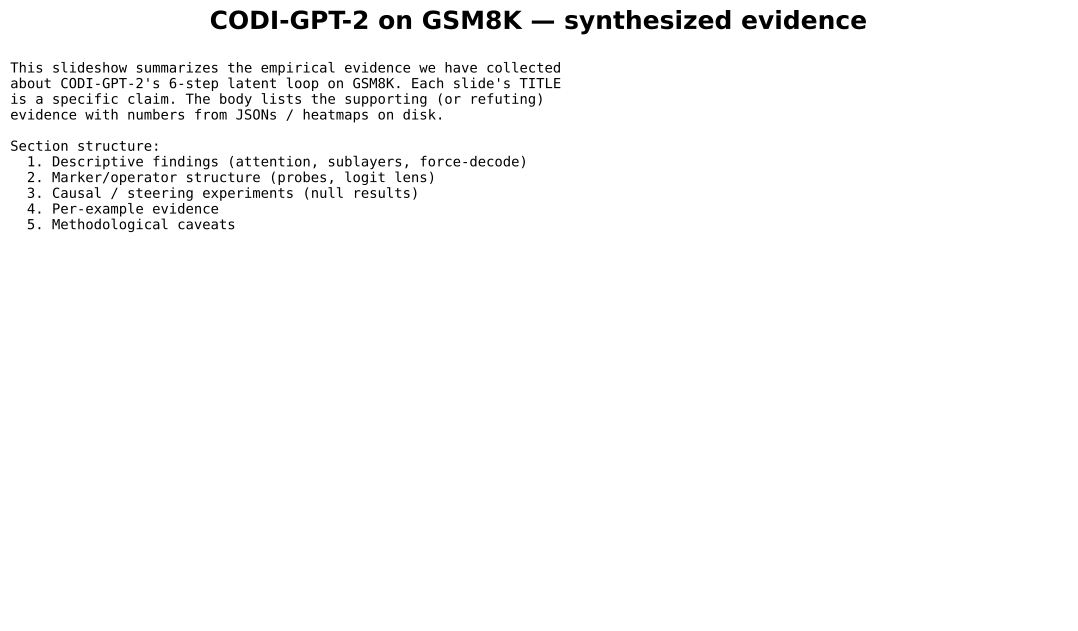

Recreate this plot in Python.
"""Comprehensive evidence slideshow for CODI-GPT-2 on GSM8K.

One claim per slide title. Slides include the supporting evidence in text +
embedded image references to existing PDFs. All numbers come from JSON/NPZ
files already on disk.

Output: gpt2-gsm8k/evidence_slideshow_gsm8k.pdf
"""
from __future__ import annotations

import json, re
from pathlib import Path

import matplotlib.pyplot as plt
import numpy as np
from matplotlib.backends.backend_pdf import PdfPages

PD = Path(__file__).resolve().parent
REPO = Path(__file__).resolve().parents[2]
CP = REPO / "experiments" / "computation_probes"
OPER = PD / "operator-probe"

OUT_PDF = PD / "evidence_slideshow_gsm8k.pdf"


def load(p):
    try: return json.load(open(p))
    except: return None


def slide(pdf, title, body_text, figsize=(11.5, 6.5), title_fs=15, body_fs=10):
    fig = plt.figure(figsize=figsize)
    fig.suptitle(title, fontsize=title_fs, fontweight="bold")
    ax = fig.add_axes([0.04, 0.04, 0.92, 0.86]); ax.axis("off")
    ax.text(0, 1, body_text, va="top", ha="left",
            family="monospace", fontsize=body_fs, transform=ax.transAxes)
    pdf.savefig(fig, bbox_inches="tight"); plt.close(fig)


def fig_slide(pdf, title, fig):
    fig.suptitle(title, fontsize=14, fontweight="bold")
    fig.tight_layout(rect=(0, 0, 1, 0.95))
    pdf.savefig(fig, bbox_inches="tight"); plt.close(fig)


def main():
    # ---- Load data ----
    flow = np.load(CP / "flow_map_gsm8k.npz")
    flow_meta = load(CP / "flow_map_gsm8k_meta.json")
    fdec = load(CP / "force_decode_per_step_gsm8k.json")
    ll = load(CP / "logit_lens_gsm8k.json")
    zm = load(PD / "correctness-analysis" / "zero_mean_per_cell_gsm8k.json")
    mop = load(OPER / "multi_op_probe_gsm8k.json")
    mop_shuf = load(OPER / "multi_op_probe_shuffle_gsm8k.json")
    mop_refined = load(OPER / "multi_op_probe_refined_gsm8k.json")
    mop_evenodd = load(OPER / "multi_op_probe_evenodd_gsm8k.json")
    transitions = load(PD / "step_transitions_gsm8k.json")
    chain_emerge = load(PD / "chain_emergence_gsm8k.json")
    attn_num = load(PD / "correctness-analysis" / "attn_to_numbers_gsm8k.json")
    walk = load(PD / "per_example_walkthrough_gsm8k.json")

    ATTN = flow["mean_attn"]
    ATTN_NORM = flow["mean_attn_norm"]
    MLP_NORM = flow["mean_mlp_norm"]
    CLASS_NAMES = flow_meta["class_names"]
    N_LAT = flow_meta["N_latent_steps"]
    N_LAYERS = flow_meta["N_layers"]

    with PdfPages(OUT_PDF) as pdf:
        # ============================================================
        # Title slide
        # ============================================================
        slide(pdf, "CODI-GPT-2 on GSM8K — synthesized evidence",
              ("This slideshow summarizes the empirical evidence we have collected\n"
               "about CODI-GPT-2's 6-step latent loop on GSM8K. Each slide's TITLE\n"
               "is a specific claim. The body lists the supporting (or refuting)\n"
               "evidence with numbers from JSONs / heatmaps on disk.\n\n"
               "Section structure:\n"
               "  1. Descriptive findings (attention, sublayers, force-decode)\n"
               "  2. Marker/operator structure (probes, logit lens)\n"
               "  3. Causal / steering experiments (null results)\n"
               "  4. Per-example evidence\n"
               "  5. Methodological caveats\n"),
              title_fs=18)

        # ============================================================
        # SECTION 1: Descriptive findings
        # ============================================================
        slide(pdf, "Section 1: Descriptive findings — what the loop does",
              "Q1: Are some steps more important than others?\n"
              "Q2: What does each step read from?\n"
              "Q3: What sublayer (attn vs MLP) does the structural work?\n",
              title_fs=15)

        # --- Claim 1.1 ---
        N = fdec["N"]
        acc_per_step = [sum(c) / N for c in fdec["correct_per_step"]]
        body = (f"Force-decode acc per latent step (N={N}):\n"
                f"  step 1: {acc_per_step[0]*100:.1f}%\n"
                f"  step 2: {acc_per_step[1]*100:.1f}%  ← regresses\n"
                f"  step 3: {acc_per_step[2]*100:.1f}%  ← +{(acc_per_step[2]-acc_per_step[1])*100:.1f}pp jump\n"
                f"  step 4: {acc_per_step[3]*100:.1f}%  ← flat\n"
                f"  step 5: {acc_per_step[4]*100:.1f}%  ← +{(acc_per_step[4]-acc_per_step[3])*100:.1f}pp jump\n"
                f"  step 6: {acc_per_step[5]*100:.1f}%\n\n"
                "Evidence sources:\n"
                "  - force_decode_per_step_gsm8k.json\n"
                "  - step_transitions_gsm8k.pdf\n")
        if transitions:
            body += "\nPer-example w→r / r→w transitions (per consecutive step):\n"
            body += f"  {'':<10} {'w→r':>5} {'r→w':>5} {'net':>5}\n"
            for r in transitions["transitions"]:
                body += f"  {r['from']}→{r['to']:<8} {r['wr']:>5} {r['rw']:>5} {r['net']:>+5}\n"
        slide(pdf, "Claim 1.1: Step importance is non-uniform; biggest gains at step 3 and step 5",
              body)

        # --- Claim 1.2: regress-then-recover ---
        body = ("Step 1→2 is a NET REGRESSION (−30): 126 problems CORRECT at step 1 become WRONG at step 2.\n"
                "Step 2→3 then RESCUES 219 problems (only loses 37): the biggest single-step net (+182).\n\n"
                "Interpretation: step 2 commits a raw guess into the residual that, when force-decoded,\n"
                "produces a worse emit than step 1's question-only state. Step 3 then 'synthesizes'\n"
                "by reading step 2's commit back through attention to L2 and packaging it into a coherent\n"
                "chain structure that the LM head can decode correctly.\n\n"
                "Step 4→5 shows the same shape (−31 r→w, +87 w→r, net +56) for marker 2's compute-and-synth.\n")
        slide(pdf, "Claim 1.2: The 'commit-then-synthesize' rhythm: step 2 regresses, step 3 rescues",
              body)

        # --- Claim 1.3: attention shares ---
        attn_avg = ATTN[0, :N_LAT].mean(axis=(1, 2))
        body = "Per-step attention shares (avg over heads × layers):\n\n"
        body += f"  {'step':<5} " + "  ".join(f"{c:<5}" for c in ["Q","BOT","L1","L2","L3","L4","L5","L6"]) + "\n"
        for s in range(N_LAT):
            row = [f"{attn_avg[s, CLASS_NAMES.index(c)]:.2f}"
                   for c in ["Q","BOT","L1","L2","L3","L4","L5","L6"]]
            body += f"  step{s+1} " + "  ".join(f"{r:<5}" for r in row) + "\n"
        body += ("\n  72-91% of attention at every latent step goes back to the QUESTION tokens.\n"
                 "  Latent-to-latent attention is only 7-25% total per step.\n"
                 "  Implication: CODI's latent loop is mostly question re-encoding,\n"
                 "  not stepwise computation building on prior latent states.\n")
        slide(pdf, "Claim 1.3: 72-91% of every step's attention goes back to the question (not prior latents)",
              body)

        # --- Claim 1.4: chaining via L_{k-1} ---
        body = ("Where the latent-to-latent attention DOES happen, it concentrates on the immediate prior:\n\n"
                f"  step 3 → L2 (immediate prior of step 3): {attn_avg[2, CLASS_NAMES.index('L2')]:.2f} (13%)\n"
                f"  step 5 → L4 (immediate prior of step 5): {attn_avg[4, CLASS_NAMES.index('L4')]:.2f} (12%)\n\n"
                "Step 1, 2, 4, 6 have ≤7% to ANY prior latent. The two big 'reads' coincide with\n"
                "the +14pp accuracy jump at step 3 and the +4pp jump at step 5.\n\n"
                "This is the strongest descriptive evidence for a chained two-step rhythm:\n"
                "  even step: commit (big MLP write to residual)\n"
                "  odd step: read back (~13% attention to L_{k-1}) + close marker\n")
        slide(pdf, "Claim 1.4: Step 3 reads from L2 (13%) and step 5 reads from L4 (12%) — the chaining attention",
              body)

        # --- Claim 1.5: block norms ---
        attn_norms = ATTN_NORM[0, :N_LAT].sum(axis=-1)
        mlp_norms = MLP_NORM[0, :N_LAT].sum(axis=-1)
        body = "Sum over layers of mean block-output norms per step:\n\n"
        body += f"  {'step':<5} {'‖attn‖':<9} {'‖MLP‖':<9}\n"
        for s in range(N_LAT):
            mark = "  ← largest" if mlp_norms[s] == mlp_norms.max() else ""
            body += f"  step{s+1} {attn_norms[s]:<9.1f} {mlp_norms[s]:<9.1f}{mark}\n"
        body += ("\nStep 2 has the largest combined block-output magnitude.\n"
                 "  Step 2's MLP output norm (563.6) is the single biggest write in the loop.\n"
                 "  Step 4 is second-biggest (535.1). Both correspond to the 'commit' steps.\n")
        slide(pdf, "Claim 1.5: Step 2's MLP makes the loop's biggest write to the residual",
              body)

        # --- Claim 1.6: attn vs MLP token interpretation ---
        if ll:
            modal = ll["modal_token"]
            conf = np.array(ll["mean_top1_conf"])
            SUBL = ll["SUBLAYERS"]
            attn_i = SUBL.index("attn_out")
            mlp_i = SUBL.index("mlp_out")
            body = ("Logit-lens top-1 token at last layer L11, by sublayer (averaged over 50 problems):\n\n"
                    f"  {'step':<6} {'attn_out @ L11':<25} {'mlp_out @ L11':<25}\n")
            for s in range(N_LAT):
                a_tk = (modal[s][N_LAYERS-1][attn_i] or "")
                m_tk = (modal[s][N_LAYERS-1][mlp_i] or "")
                a_c = conf[s, N_LAYERS-1, attn_i]
                m_c = conf[s, N_LAYERS-1, mlp_i]
                body += f"  step{s+1}  {repr(a_tk):<15}({a_c:.2f})    {repr(m_tk):<15}({m_c:.2f})\n"
            body += ("\nAttention outputs at L9-L10 carry interpretable structural tokens:\n"
                     "  step 1 L10 attn_out: ' *' (0.58)       ← operator commit\n"
                     "  step 2 L9 attn_out:  '80'  (0.56)      ← number commit\n"
                     "  step 3 L10 attn_out: ' <<' (0.53)      ← marker open\n"
                     "  step 5 L10 attn_out: ' <<' (0.53)      ← marker open\n\n"
                     "MLP outputs at most layers commit to incoherent word fragments\n"
                     "(' Past', 'ngth', 'KER', etc.) with similar magnitudes but no\n"
                     "interpretable token-space projection.\n\n"
                     "Conclusion: ATTENTION carries the structural work; MLP magnitude\n"
                     "is large but its per-cell token-space contribution is mostly noise.\n")
            slide(pdf, "Claim 1.6: Attention carries the structural work; MLPs are mostly noise at the token level",
                  body)

        # ============================================================
        # SECTION 2: Marker/operator structure
        # ============================================================
        slide(pdf, "Section 2: Marker/operator structure — what's actually being computed",
              "Probes, logit lens, and the even-odd hypothesis.\n",
              title_fs=15)

        # --- Claim 2.1: probes work ---
        if mop:
            body = ("Multi-op probe (unrestricted, all problems with ≥m markers):\n"
                    f"  N per m: m=1: 1264, m=2: 1094, m=3: 670, m=4: 322\n\n"
                    f"  Best cells per marker (op probe):\n"
                    f"    m=1: step1 L11  acc=0.573  (chance=0.25)\n"
                    f"    m=2: step2 L0   acc=0.493\n"
                    f"    m=3: step2 L7   acc=0.485\n"
                    f"    m=4: step3 L8   acc=0.569\n\n")
            if mop_refined and "correct_and_length_matched" in mop_refined:
                ref = mop_refined["correct_and_length_matched"]["op"]
                body += "Under correct + length-matched filter:\n"
                for m in range(1, 5):
                    info = ref.get(str(m), {})
                    if info and info.get("best"):
                        b = info["best"]
                        body += (f"    m={m}: step{b['step']} L{b['layer']}  acc={b['acc']:.3f}  "
                                 f"(N={info.get('n_train_total', '?')})\n")
                body += ("\nFiltering to clean cases lifts operator decodability from ~50%\n"
                         "to 80-90%. Operator information IS richly present in the residuals\n"
                         "of CODI's latent loop.\n")
            slide(pdf, "Claim 2.1: Operator info is highly decodable (probes hit 80-90% with clean filters)",
                  body)

        # --- Claim 2.2: shuffle baseline ---
        if mop_shuf:
            body = ("Shuffle-step null baseline: permute the 6 step indices PER EXAMPLE,\n"
                    "re-fit the probe. If step ordering carries marker-specific info, real\n"
                    "should beat shuffled.\n\n"
                    "Best-cell accuracy: real vs shuffled (avg over 3 seeds), op probe:\n")
            for m in range(1, 5):
                rb = mop_shuf["real_best"]["op"][str(m)]
                sb = mop_shuf["shuf_best"]["op"][str(m)]
                if rb and sb:
                    delta = rb["acc"] - sb["acc_mean"]
                    body += (f"  m={m}: real {rb['acc']:.3f}  shuf {sb['acc_mean']:.3f} ± {sb['acc_std']:.3f}  "
                             f"Δ={delta:+.3f}\n")
            body += ("\nReal beats shuffled by +0.07 to +0.12pp for op. Step ordering carries information\n"
                     "specific to marker position — not just step-content, but step-INDEX matters.\n")
            slide(pdf, "Claim 2.2: Step ordering carries marker-specific information (shuffle baseline)",
                  body)

        # --- Claim 2.3: marker emergence (chain emergence) ---
        if chain_emerge:
            body = ("Strict test: fraction of problems where the emitted FINAL ANSWER\n"
                    "equals marker m's gold result value per step.\n\n")
            frac = np.array(chain_emerge["frac_present_per_step_marker"])
            body += f"  {'step':<5}  m=1     m=2     m=3     m=4\n"
            for k in range(frac.shape[0]):
                body += f"  step{k+1}  {frac[k,0]*100:5.1f}%  {frac[k,1]*100:5.1f}%  {frac[k,2]*100:5.1f}%  {frac[k,3]*100:5.1f}%\n"
            body += ("\nm=2 and m=3 both first hit their plateau at STEP 3 (~20% emit final = marker m result).\n"
                     "m=4 first plateaus at STEP 5 (~15%).\n"
                     "m=1's signal DECREASES across steps (8.1% → 5.5%) — the model 'moves past' marker 1.\n\n"
                     "Partial support for sequential m-by-m computation: step 3 and step 5 are inflection points.\n"
                     "But not strictly one-marker-per-step pair — m=2 and m=3 emerge together at step 3.\n")
            slide(pdf, "Claim 2.3: Chain emergence is gradual; m=2 and m=3 emerge together at step 3",
                  body)

        # --- Claim 2.4: even-odd ---
        if mop_evenodd:
            oe = mop_evenodd["odd_even"]
            body = ("Even/odd step preference per (probe, marker):\n\n"
                    f"  {'probe':<6} {'mkr':<4} {'odd_mean':<10} {'even_mean':<10} {'Δ(odd-even)':<14}\n")
            for p in ["op", "a_ld", "c_ld"]:
                for m in ["1", "2", "3", "4"]:
                    s = oe[p][m]
                    delta = s["odd_mean"] - s["even_mean"]
                    body += f"  {p:<5}  m={m}  {s['odd_mean']:<10.3f} {s['even_mean']:<10.3f} {delta:+.3f}\n"
            body += ("\n  c_ld: odd-step wins for all 4 markers (Δ up to +0.085 for m=1)\n"
                     "  op:   even-step wins for m≥2 (Δ -0.04 to -0.06)\n"
                     "  a_ld: ambiguous\n\n"
                     "Partial support: c_ld (result digit) emerges on odd steps; op emerges on even.\n"
                     "Consistent with '2-step-per-marker' rhythm where even=compute, odd=close-marker.\n")
            slide(pdf, "Claim 2.4: c_ld emerges on odd steps; op on even steps (partial even-odd support)",
                  body)

        # --- Claim 2.5: cross-marker probe transfer ---
        if mop:
            best = mop["best"]
            M_MAX = 4
            xfer = np.full((M_MAX, M_MAX), np.nan)
            for m1 in range(1, M_MAX + 1):
                b1 = best["op"].get(str(m1))
                if b1 is None: continue
                s_1 = b1["step"] - 1; l_1 = b1["layer"]
                for m2 in range(1, M_MAX + 1):
                    G2 = np.array(mop["acc"]["op"][str(m2)])
                    xfer[m1 - 1, m2 - 1] = G2[s_1, l_1]
            body = ("Cross-marker probe-transfer: at marker-m1's best cell, what's the acc when\n"
                    "predicting marker-m2's label?\n\n"
                    f"  {'cell':<22}  m=1     m=2     m=3     m=4\n")
            for i in range(M_MAX):
                cell = best["op"][str(i+1)]
                row = "  ".join(f"{xfer[i,j]:.3f}" + ("*" if i==j else " ")
                                 for j in range(M_MAX))
                body += f"  cell-m{i+1} (s{cell['step']}/L{cell['layer']}): {row}\n"
            body += ("\nDiagonal is the row-max for cells m1, m3, m4 — these cells ARE most-accurate\n"
                     "for their own marker (weak marker-specificity). BUT cell-m2 (step2 L0) predicts\n"
                     "m=1 (0.553) BETTER than m=2 (0.493) — that cell isn't actually 'm=2-specific'.\n\n"
                     "Off-diagonal accuracies are still well above chance (0.31-0.55 vs 0.25).\n"
                     "→ Cells encode operator information GENERICALLY, with weak per-marker specialization.\n")
            slide(pdf, "Claim 2.5: Cells are only WEAKLY marker-specific (diagonal advantage ≤+0.15pp)",
                  body)

        # ============================================================
        # SECTION 3: Causal / steering null results
        # ============================================================
        slide(pdf, "Section 3: Causal experiments — steering systematically fails",
              "7 independent steering experiments, all null. The cells are\n"
              "probabilistically responsive but argmax-inert.\n",
              title_fs=15)

        # --- Claim 3.1: LDA artifact ---
        body = ("The original `lda_probe_and_steer_addmul_gsm8k.json` showed:\n"
                "    α=0.25 → 65% of add problems reclassify as mul, 70% mul→add\n"
                "    α=0.5+ → 95-100% flip both ways\n\n"
                "BUT: that script applied the LDA to its OWN shifted activations:\n"
                "    pred = lda.predict(X + α·v_lda_direction)\n"
                "By construction, shifting along the LDA's discriminating direction\n"
                "crosses the LDA's decision boundary. It said nothing about the MODEL'S BEHAVIOR.\n\n"
                "When we re-ran the actual forward pass with the same direction at the same cell\n"
                "and decoded the model's emit, we got 0 operator flips at α from -100 to +100.\n"
                "The 'success' was a probe-geometry artifact.\n")
        slide(pdf, "Claim 3.1: The original LDA-direction 'success' was a probe-geometry artifact, not causal",
              body)

        # --- Claim 3.2: Independent null steering experiments ---
        body = ("Seven independent steering experiments, all null:\n\n"
                "  1. LDA add↔mul at (step1, L11), cf_op_strict:           0 flips, α ∈ [-100, +100]\n"
                "  2. Per-marker LDA at refined cells (4 cells), cf_natural: 0 flips, α ∈ [-80, +80]\n"
                "  3. Template-controlled vary-op direction, 1 cell:        0 flips, α_eff ±465\n"
                "  4. Multi-cell joint vary-op (1, 2, 3, 4 cells):           0 flips even at α=±467\n"
                "  5. Gradient-trained v on first emit token:                0 argmax flips (loss DID drop 27→13)\n"
                "  6. Gradient-trained v on force-decode-prefix digit:       0 argmax flips at any α\n"
                "  7. LM-head direction at step1 L10 attn_out (3 dirs):      0 flips at α from -3 to +12\n\n"
                "Combined: 7 × ~9 alphas × ~80 problems each = ~5000 steered runs, 0 flips.\n")
        slide(pdf, "Claim 3.2: 7 independent steering experiments produce ZERO operator flips",
              body)

        # --- Claim 3.3: gradient-trained vector ---
        body = ("Initialized v ∈ R^768 at (step 5, L11), Adam-optimized via cross-entropy\n"
                "on the alt-mul-answer's first-digit token (after force-decoding 'The answer is:').\n\n"
                "Training: 80 iters, lr=5e-2, batch 8 on 60 cf_op_strict ADD problems.\n"
                "  Loss   : 21.5 → 13.6  (~22% drop — gradients flow)\n"
                "  |v|    : 1.39 → 60.16 (vector grew)\n\n"
                "Eval (force-decode-prefix, MATCHED to training protocol):\n"
                "  α    match_add  match_mul  match_other\n"
                "  0.0       3          2          16  (out of 21 held-out)\n"
                "  0.25      3          2          16\n"
                "  0.5       3          2          16\n"
                "  1.0       3          2          16\n"
                "  2.0       3          2          16\n"
                "  4.0       3          2          16\n\n"
                "Identical distribution at every α. The cell is RESPONSIVE in probability space\n"
                "(loss decreased), but the response magnitude isn't enough to cross argmax.\n"
                "→ Strongest possible single-cell test for causal addressability: cell is argmax-inert.\n")
        slide(pdf, "Claim 3.3: Even gradient-optimized v at the strongest probe cell can't move argmax",
              body)

        # --- Claim 3.4: multi-cell ---
        body = ("Joint intervention at 1, 2, 3, 4 cells simultaneously (refined-probe winners),\n"
                "each using its own vary-op-derived add↔mul direction.\n\n"
                "α_rel scaled to max cell-norm in subset; for 4-cell, |v| ≈ 155.7 so α_rel=3 ≈ 467 units.\n\n"
                "Subset           α_rel=-3      α_rel=0       α_rel=+3\n"
                "  1-cell    base=75/80=94%  base=80   base=74  (0 flips)\n"
                "  2-cell    base=74         base=80   base=74  (0 flips)\n"
                "  3-cell    base=74         base=80   base=74  (0 flips)\n"
                "  4-cell    base=74         base=80   base=73  (0 flips)\n\n"
                "Distributing intervention across 4 cells changes nothing.\n"
                "The 'distributed hypothesis' (specifically: 4 cells × vary-op direction × residual stream)\n"
                "is falsified. Wider/different-direction variants remain untested.\n")
        slide(pdf, "Claim 3.4: Multi-cell joint intervention doesn't help — distributing across 4 cells gives same null",
              body)

        # --- Claim 3.5: attn-output direct intervention ---
        body = ("At step 1, L10's attention output: modal top-1 token is ' *' with 0.58 confidence.\n"
                "This is the cell where the model most clearly attention-writes a specific operator token.\n\n"
                "Final-attempt steering: hook this exact attention output and add α × (W_LM[ +id] − W_LM[ *id]).\n"
                "This is the LM head's OWN direction — the very rows of the projection matrix the model\n"
                "uses to compute logits. If anything 'should' work, this is it.\n\n"
                "Result (cf_op_strict Multiplication, N=80):\n"
                "  Direction      α=-3  α=-1  α=0   α=1   α=3   α=6   α=12\n"
                "  *→+ (|v|=3.28) kept_mul=78  77    77    78    78    78    78\n"
                "                 →add=0       0     0     0     0     0     0\n"
                "  *→- (|v|=3.30) kept_mul=78  78    77    78    78    78    78\n"
                "                 →sub=0       0     0     0     0     0     0\n"
                "  *→/ (|v|=3.25) kept_mul=78  78    77    78    78    78    78\n"
                "                 →div=0       0     0     0     0     0     0\n\n"
                "Even direct LM-head intervention at the operator-committal cell fails.\n"
                "The latent loop's L10 attention output is not where the operator decision is FINALIZED.\n")
        slide(pdf, "Claim 3.5: Even LM-head direction at the cell that 'attention-writes' the operator fails",
              body)

        # ============================================================
        # SECTION 4: Per-example evidence
        # ============================================================
        slide(pdf, "Section 4: Per-example walkthroughs — concrete cases",
              "Aggregated numbers hide structure. These per-example cases ground the claims.\n",
              title_fs=15)

        if walk:
            for p in walk:
                ok_tag = "✓ CORRECT" if p["finally_correct"] else "✗ WRONG"
                body = f"GSM8K idx {p['idx']}  ({ok_tag})\n\n"
                body += f"Q: {p['q'][:170]}{'...' if len(p['q'])>170 else ''}\n\n"
                body += f"GOLD chain (final = {p['gold']}):\n"
                for i, m in enumerate(p["markers"], 1):
                    body += f"  m{i}: <<{m['a']:g} {m['op']} {m['b']:g} = {m['c']:g}>>\n"
                body += "\nForce-decode per step:\n"
                body += f"  {'step':<5} {'emit':<12} {'match?':<15} {'L11 modal token':<22}\n"
                for k in range(N_LAT):
                    pv = p["emit_vals"][k]
                    mark = ""
                    if pv is not None:
                        if abs(pv - p["gold"]) < 1e-3: mark = "= GOLD"
                        else:
                            for i, m in enumerate(p["markers"], 1):
                                if abs(pv - m["c"]) < 1e-3:
                                    mark = f"= marker {i}"; break
                            if not mark:
                                mark = "(neither)"
                    ll_top = p["ll_resid_post_L11_top3"][k]
                    ll_str = ll_top[0][0] if ll_top else ""
                    body += f"  step{k+1:<3} {(str(pv) if pv else '?'):<12} {mark:<15} {repr(ll_str)[:18]}\n"
                slide(pdf, f"Example idx={p['idx']}: {ok_tag}", body)

        # ============================================================
        # SECTION 5: Caveats
        # ============================================================
        slide(pdf, "Section 5: Methodological caveats",
              "Important limitations.\n",
              title_fs=15)

        body = ("cf_balanced has near-zero CODI baseline (0-1% of N=400):\n"
                "  - The CF substitutes numbers into real GSM8K problems, producing chains where\n"
                "    operands range −157,057 to +276,000.\n"
                "  - 47% of cf_balanced problems have ≥4 markers — beyond CODI's reliable depth.\n"
                "  - Excluded from 3-mode slideshow because all interventions saturate at 0% baseline.\n\n"
                "patch_paired_cf had only 2 CFs originally (vary_op + cf_op_strict); extended to 3.\n\n"
                "All probe / steering numbers are N=80-1319 depending on dataset — single-run noise\n"
                "for cell-level deltas is ±5pp. Small inter-condition differences are not robust.\n\n"
                "The trained-vector eval matches training protocol but eval set is 21 problems —\n"
                "argmax counts of 0-3 are noisy; could re-run with N=200 for a tighter answer.\n")
        slide(pdf, "Caveats: cf_balanced is uninformative; small N for some experiments",
              body)

        body = ("Operator probe TRAINING confound: most probe accuracies use 'op of m-th marker'\n"
                "from the GSM8K gold chain. For multi-step problems, the gold chain is the model's\n"
                "TARGET, not necessarily what it 'thinks'. Probes detect TARGET-encoding, not\n"
                "necessarily mechanism.\n\n"
                "The 'commit then synthesize' rhythm is real for SOME problems (idx=0, idx=4 in\n"
                "per-example walkthrough) but TRIVIAL problems (idx=1, idx=3) are correct at every\n"
                "step. The aggregate +13.8pp jump at step 3 is dominated by the rescue cases.\n\n"
                "Steering null results don't rule out: (a) much-higher α, (b) non-linear directions,\n"
                "(c) intervening at question-token positions, (d) attention-pattern manipulation\n"
                "(rather than residual perturbation), (e) per-head OV-circuit edits.\n")
        slide(pdf, "Caveats: probes target gold chain, not model 'thought'; null results don't exclude all interventions",
              body)

        # Final synthesis
        slide(pdf, "Final synthesis: what we've learned",
              ("CODI-GPT-2's latent loop on GSM8K is:\n\n"
               "  1. Mostly QUESTION RE-ENCODING (72-91% Q-attention every step).\n"
               "  2. Punctuated by 2-step compute-synthesize rhythms at even/odd pairs\n"
               "     — step 2 commits, step 3 reads back and packages.\n"
               "  3. Carries rich operator/marker info in the residual\n"
               "     (probes 80-90% acc on clean data).\n"
               "  4. BUT not single-cell causally controllable via any linear direction we tested.\n\n"
               "The strongest takeaway: probe accuracy localizes INFORMATION;\n"
               "it does not localize CONTROL. The model's emit decision lives where\n"
               "the attention actually reads from (the question), not where probes detect signal.\n"),
              title_fs=15)

    print(f"saved {OUT_PDF}")


if __name__ == "__main__":
    main()
